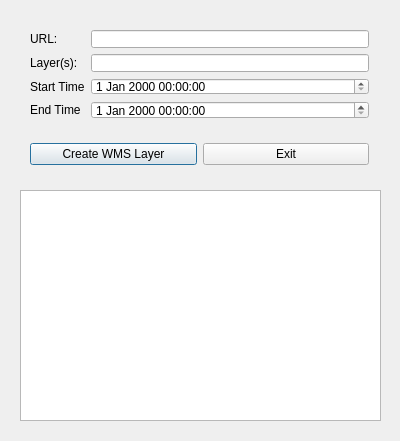
<?xml version="1.0" encoding="UTF-8"?>
<ui version="4.0">
 <class>EOWMSDialog</class>
 <widget class="QDialog" name="EOWMSDialog">
  <property name="geometry">
   <rect>
    <x>0</x>
    <y>0</y>
    <width>400</width>
    <height>441</height>
   </rect>
  </property>
  <property name="windowTitle">
   <string>Dialog</string>
  </property>
  <widget class="QWidget" name="formLayoutWidget">
   <property name="geometry">
    <rect>
     <x>19</x>
     <y>19</y>
     <width>361</width>
     <height>111</height>
    </rect>
   </property>
   <layout class="QFormLayout" name="formLayout">
    <item row="0" column="0">
     <widget class="QLabel" name="label">
      <property name="text">
       <string>URL:</string>
      </property>
     </widget>
    </item>
    <item row="0" column="1">
     <widget class="QLineEdit" name="lineEdit_url"/>
    </item>
    <item row="1" column="0">
     <widget class="QLabel" name="label_2">
      <property name="text">
       <string>Layer(s):</string>
      </property>
     </widget>
    </item>
    <item row="1" column="1">
     <widget class="QLineEdit" name="lineEdit_layers"/>
    </item>
    <item row="2" column="0">
     <widget class="QLabel" name="label_3">
      <property name="text">
       <string>Start Time</string>
      </property>
     </widget>
    </item>
    <item row="3" column="0">
     <widget class="QLabel" name="label_4">
      <property name="text">
       <string>End Time</string>
      </property>
     </widget>
    </item>
    <item row="2" column="1">
     <widget class="QDateTimeEdit" name="dateTimeEdit_startTime"/>
    </item>
    <item row="3" column="1">
     <widget class="QDateTimeEdit" name="dateTimeEdit_endTime"/>
    </item>
   </layout>
  </widget>
  <widget class="QWidget" name="horizontalLayoutWidget">
   <property name="geometry">
    <rect>
     <x>19</x>
     <y>129</y>
     <width>361</width>
     <height>51</height>
    </rect>
   </property>
   <layout class="QHBoxLayout" name="horizontalLayout">
    <item>
     <widget class="QPushButton" name="pushButton_createLayer">
      <property name="text">
       <string>Create WMS Layer</string>
      </property>
     </widget>
    </item>
    <item>
     <widget class="QPushButton" name="pushButton_exit">
      <property name="text">
       <string>Exit</string>
      </property>
     </widget>
    </item>
   </layout>
  </widget>
  <widget class="QTextBrowser" name="textBrowser_log">
   <property name="geometry">
    <rect>
     <x>20</x>
     <y>190</y>
     <width>361</width>
     <height>231</height>
    </rect>
   </property>
  </widget>
 </widget>
 <layoutdefault spacing="6" margin="11"/>
 <resources/>
 <connections/>
</ui>
